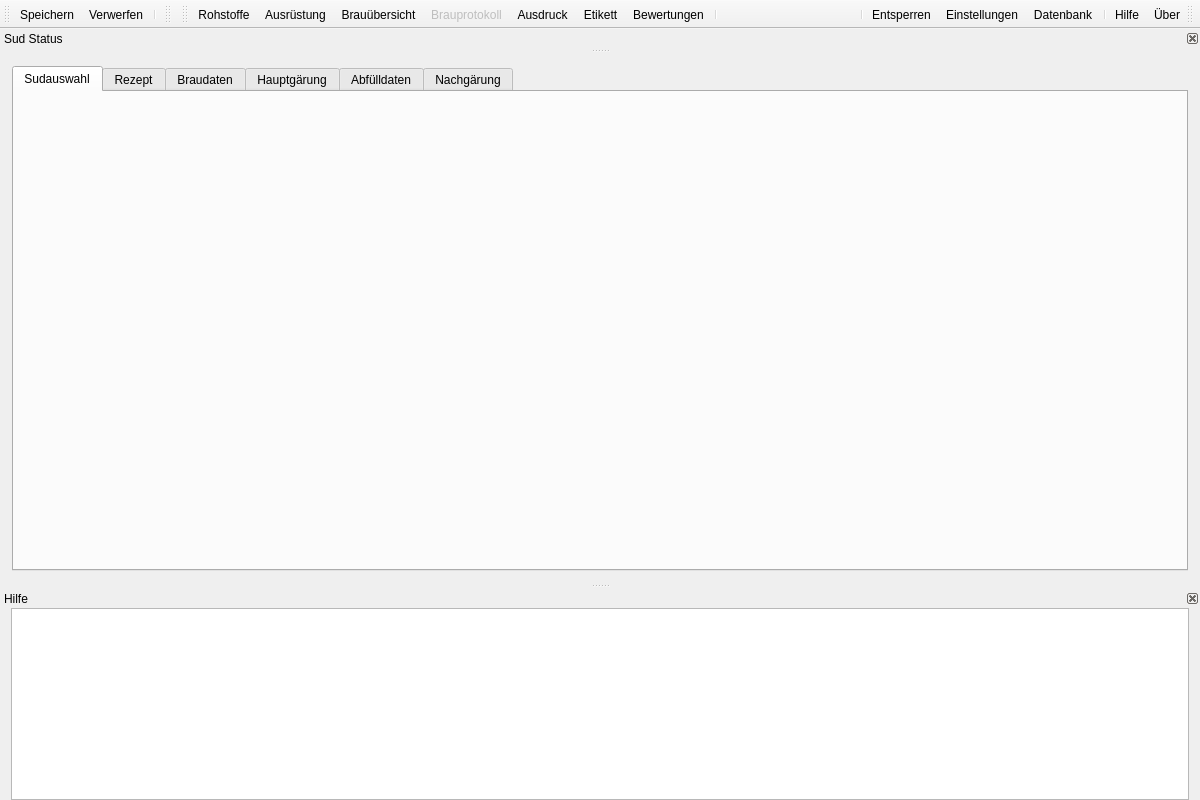
<?xml version="1.0" encoding="UTF-8"?>
<ui version="4.0">
 <class>MainWindow</class>
 <widget class="QMainWindow" name="MainWindow">
  <property name="geometry">
   <rect>
    <x>0</x>
    <y>0</y>
    <width>1200</width>
    <height>800</height>
   </rect>
  </property>
  <widget class="QWidget" name="centralWidget">
   <layout class="QVBoxLayout" name="verticalLayout_2">
    <property name="leftMargin">
     <number>12</number>
    </property>
    <property name="topMargin">
     <number>12</number>
    </property>
    <property name="rightMargin">
     <number>12</number>
    </property>
    <property name="bottomMargin">
     <number>12</number>
    </property>
    <item>
     <widget class="QTabWidget" name="tabMain">
      <property name="contextMenuPolicy">
       <enum>Qt::ContextMenuPolicy::ActionsContextMenu</enum>
      </property>
      <property name="currentIndex">
       <number>0</number>
      </property>
      <widget class="TabSudAuswahl" name="tabSudAuswahl">
       <attribute name="icon">
        <iconset theme="sudauswahl"/>
       </attribute>
       <attribute name="title">
        <string>Sudauswahl</string>
       </attribute>
      </widget>
      <widget class="TabRezept" name="tabRezept">
       <attribute name="icon">
        <iconset theme="rezept"/>
       </attribute>
       <attribute name="title">
        <string>Rezept</string>
       </attribute>
      </widget>
      <widget class="TabBraudaten" name="tabBraudaten">
       <attribute name="icon">
        <iconset theme="braudaten"/>
       </attribute>
       <attribute name="title">
        <string>Braudaten</string>
       </attribute>
      </widget>
      <widget class="TabGaerverlauf1" name="tabHauptgaerung">
       <attribute name="icon">
        <iconset theme="gaerung_i"/>
       </attribute>
       <attribute name="title">
        <string>Hauptgärung</string>
       </attribute>
      </widget>
      <widget class="TabAbfuellen" name="tabAbfuelldaten">
       <attribute name="icon">
        <iconset theme="abfuelldaten"/>
       </attribute>
       <attribute name="title">
        <string>Abfülldaten</string>
       </attribute>
      </widget>
      <widget class="TabGaerverlauf2" name="tabNachgaerung">
       <attribute name="icon">
        <iconset theme="gaerung_ii"/>
       </attribute>
       <attribute name="title">
        <string>Nachgärung</string>
       </attribute>
      </widget>
     </widget>
    </item>
   </layout>
  </widget>
  <widget class="QMenuBar" name="menuBar">
   <property name="geometry">
    <rect>
     <x>0</x>
     <y>0</y>
     <width>1200</width>
     <height>18</height>
    </rect>
   </property>
  </widget>
  <widget class="QToolBar" name="toolBarSave">
   <property name="windowTitle">
    <string>Speichern</string>
   </property>
   <property name="iconSize">
    <size>
     <width>16</width>
     <height>16</height>
    </size>
   </property>
   <property name="toolButtonStyle">
    <enum>Qt::ToolButtonStyle::ToolButtonTextUnderIcon</enum>
   </property>
   <attribute name="toolBarArea">
    <enum>TopToolBarArea</enum>
   </attribute>
   <attribute name="toolBarBreak">
    <bool>false</bool>
   </attribute>
   <addaction name="actionSpeichern"/>
   <addaction name="actionVerwerfen"/>
   <addaction name="separator"/>
  </widget>
  <widget class="QToolBar" name="toolBarSudauswahl">
   <property name="windowTitle">
    <string>Sudauswahl</string>
   </property>
   <property name="iconSize">
    <size>
     <width>16</width>
     <height>16</height>
    </size>
   </property>
   <property name="toolButtonStyle">
    <enum>Qt::ToolButtonStyle::ToolButtonTextUnderIcon</enum>
   </property>
   <attribute name="toolBarArea">
    <enum>TopToolBarArea</enum>
   </attribute>
   <attribute name="toolBarBreak">
    <bool>false</bool>
   </attribute>
  </widget>
  <widget class="QToolBar" name="toolBar">
   <property name="windowTitle">
    <string>Dialoge</string>
   </property>
   <property name="iconSize">
    <size>
     <width>16</width>
     <height>16</height>
    </size>
   </property>
   <property name="toolButtonStyle">
    <enum>Qt::ToolButtonStyle::ToolButtonTextUnderIcon</enum>
   </property>
   <attribute name="toolBarArea">
    <enum>TopToolBarArea</enum>
   </attribute>
   <attribute name="toolBarBreak">
    <bool>false</bool>
   </attribute>
   <addaction name="actionRohstoffe"/>
   <addaction name="actionAusruestung"/>
   <addaction name="actionBrauUebersicht"/>
   <addaction name="actionBrauprotokoll"/>
   <addaction name="actionPrintout"/>
   <addaction name="actionEtikett"/>
   <addaction name="actionBewertungen"/>
   <addaction name="separator"/>
  </widget>
  <widget class="QToolBar" name="toolBarLeft">
   <property name="windowTitle">
    <string>Erweiterte Toolbar</string>
   </property>
   <property name="layoutDirection">
    <enum>Qt::LayoutDirection::RightToLeft</enum>
   </property>
   <property name="iconSize">
    <size>
     <width>16</width>
     <height>16</height>
    </size>
   </property>
   <property name="toolButtonStyle">
    <enum>Qt::ToolButtonStyle::ToolButtonTextUnderIcon</enum>
   </property>
   <attribute name="toolBarArea">
    <enum>TopToolBarArea</enum>
   </attribute>
   <attribute name="toolBarBreak">
    <bool>false</bool>
   </attribute>
   <addaction name="actionUeber"/>
   <addaction name="actionHilfe"/>
   <addaction name="separator"/>
   <addaction name="actionDatenbank"/>
   <addaction name="actionSettings"/>
   <addaction name="actionEingabefelderEntsperren"/>
   <addaction name="separator"/>
  </widget>
  <widget class="QDockWidget" name="dockWidgetSudStatus">
   <property name="features">
    <set>QDockWidget::DockWidgetFeature::DockWidgetClosable|QDockWidget::DockWidgetFeature::DockWidgetMovable</set>
   </property>
   <property name="windowTitle">
    <string>Sud Status</string>
   </property>
   <property name="dockLocation">
    <enum>Qt::DockWidgetArea::TopDockWidgetArea</enum>
   </property>
   <attribute name="dockWidgetArea">
    <number>4</number>
   </attribute>
   <widget class="QWidget" name="dockWidgetSudStatusContents">
    <layout class="QVBoxLayout" name="verticalLayout">
     <property name="topMargin">
      <number>0</number>
     </property>
     <property name="bottomMargin">
      <number>0</number>
     </property>
     <item>
      <widget class="WdgSudStatus" name="wdgSudStatus" native="true"/>
     </item>
    </layout>
   </widget>
  </widget>
  <widget class="QDockWidget" name="dockWidgetHelp">
   <property name="minimumSize">
    <size>
     <width>78</width>
     <height>110</height>
    </size>
   </property>
   <property name="features">
    <set>QDockWidget::DockWidgetFeature::DockWidgetClosable|QDockWidget::DockWidgetFeature::DockWidgetMovable</set>
   </property>
   <property name="windowTitle">
    <string>Hilfe</string>
   </property>
   <property name="dockLocation">
    <enum>Qt::DockWidgetArea::BottomDockWidgetArea</enum>
   </property>
   <attribute name="dockWidgetArea">
    <number>8</number>
   </attribute>
   <widget class="QWidget" name="dockWidgetHelpContents">
    <layout class="QVBoxLayout" name="verticalLayout_2">
     <property name="topMargin">
      <number>0</number>
     </property>
     <property name="bottomMargin">
      <number>0</number>
     </property>
     <item>
      <widget class="QTextBrowser" name="tbHelp">
       <property name="font">
        <font>
         <italic>true</italic>
        </font>
       </property>
       <property name="openExternalLinks">
        <bool>true</bool>
       </property>
      </widget>
     </item>
    </layout>
   </widget>
  </widget>
  <action name="actionSpeichern">
   <property name="icon">
    <iconset theme="save"/>
   </property>
   <property name="text">
    <string>Speichern</string>
   </property>
   <property name="shortcut">
    <string>Ctrl+S</string>
   </property>
  </action>
  <action name="actionVerwerfen">
   <property name="icon">
    <iconset theme="discard"/>
   </property>
   <property name="text">
    <string>Verwerfen</string>
   </property>
   <property name="toolTip">
    <string>Alle Änderungen verwerfen</string>
   </property>
  </action>
  <action name="actionUeber">
   <property name="checkable">
    <bool>true</bool>
   </property>
   <property name="icon">
    <iconset theme="about"/>
   </property>
   <property name="text">
    <string>Über</string>
   </property>
   <property name="menuRole">
    <enum>QAction::MenuRole::AboutRole</enum>
   </property>
  </action>
  <action name="actionEingabefelderEntsperren">
   <property name="checkable">
    <bool>true</bool>
   </property>
   <property name="icon">
    <iconset theme="unlock"/>
   </property>
   <property name="text">
    <string>Entsperren</string>
   </property>
   <property name="toolTip">
    <string>Alle Eingabefelder entsperren</string>
   </property>
  </action>
  <action name="actionHilfe">
   <property name="checkable">
    <bool>true</bool>
   </property>
   <property name="icon">
    <iconset theme="help"/>
   </property>
   <property name="text">
    <string>Hilfe</string>
   </property>
   <property name="shortcut">
    <string>F1</string>
   </property>
  </action>
  <action name="actionRohstoffe">
   <property name="checkable">
    <bool>true</bool>
   </property>
   <property name="checked">
    <bool>false</bool>
   </property>
   <property name="icon">
    <iconset theme="rohstoffe"/>
   </property>
   <property name="text">
    <string>Rohstoffe</string>
   </property>
   <property name="visible">
    <bool>true</bool>
   </property>
  </action>
  <action name="actionBrauUebersicht">
   <property name="checkable">
    <bool>true</bool>
   </property>
   <property name="enabled">
    <bool>true</bool>
   </property>
   <property name="icon">
    <iconset theme="brauuebersicht"/>
   </property>
   <property name="text">
    <string>Brauübersicht</string>
   </property>
   <property name="visible">
    <bool>true</bool>
   </property>
  </action>
  <action name="actionBrauprotokoll">
   <property name="checkable">
    <bool>true</bool>
   </property>
   <property name="enabled">
    <bool>false</bool>
   </property>
   <property name="icon">
    <iconset theme="braudaten"/>
   </property>
   <property name="text">
    <string>Brauprotokoll</string>
   </property>
   <property name="toolTip">
    <string>Brauprotokoll: Messwerte je Brauschritt (Soll, Ist, Abweichung) für den geladenen Sud erfassen</string>
   </property>
  </action>
  <action name="actionAusruestung">
   <property name="checkable">
    <bool>true</bool>
   </property>
   <property name="icon">
    <iconset theme="ausruestung"/>
   </property>
   <property name="text">
    <string>Ausrüstung</string>
   </property>
  </action>
  <action name="actionDatenbank">
   <property name="checkable">
    <bool>true</bool>
   </property>
   <property name="icon">
    <iconset theme="database"/>
   </property>
   <property name="text">
    <string>Datenbank</string>
   </property>
  </action>
  <action name="actionPrintout">
   <property name="checkable">
    <bool>true</bool>
   </property>
   <property name="icon">
    <iconset theme="ausdruck"/>
   </property>
   <property name="text">
    <string>Ausdruck</string>
   </property>
  </action>
  <action name="actionEtikett">
   <property name="checkable">
    <bool>true</bool>
   </property>
   <property name="icon">
    <iconset theme="etikett"/>
   </property>
   <property name="text">
    <string>Etikett</string>
   </property>
  </action>
  <action name="actionBewertungen">
   <property name="checkable">
    <bool>true</bool>
   </property>
   <property name="icon">
    <iconset theme="bewertung"/>
   </property>
   <property name="text">
    <string>Bewertungen</string>
   </property>
  </action>
  <action name="actionSettings">
   <property name="checkable">
    <bool>true</bool>
   </property>
   <property name="icon">
    <iconset theme="settings"/>
   </property>
   <property name="text">
    <string>Einstellungen</string>
   </property>
  </action>
  <action name="actionTabBarLabels">
   <property name="checkable">
    <bool>true</bool>
   </property>
   <property name="checked">
    <bool>true</bool>
   </property>
   <property name="text">
    <string>Überschriften</string>
   </property>
  </action>
  <action name="actionTabBarLocation">
   <property name="checkable">
    <bool>true</bool>
   </property>
   <property name="checked">
    <bool>true</bool>
   </property>
   <property name="text">
    <string>Oben / Rechts</string>
   </property>
   <property name="toolTip">
    <string>Oben / Rechts</string>
   </property>
  </action>
 </widget>
 <layoutdefault spacing="6" margin="11"/>
 <customwidgets>
  <customwidget>
   <class>TabSudAuswahl</class>
   <extends>QWidget</extends>
   <header>tabsudauswahl.h</header>
   <container>1</container>
  </customwidget>
  <customwidget>
   <class>TabRezept</class>
   <extends>QWidget</extends>
   <header>tabrezept.h</header>
   <container>1</container>
  </customwidget>
  <customwidget>
   <class>TabBraudaten</class>
   <extends>QWidget</extends>
   <header>tabbraudaten.h</header>
   <container>1</container>
  </customwidget>
  <customwidget>
   <class>TabGaerverlauf1</class>
   <extends>QWidget</extends>
   <header>tabgaerverlauf1.h</header>
   <container>1</container>
  </customwidget>
  <customwidget>
   <class>TabAbfuellen</class>
   <extends>QWidget</extends>
   <header>tababfuellen.h</header>
   <container>1</container>
  </customwidget>
  <customwidget>
   <class>TabGaerverlauf2</class>
   <extends>QWidget</extends>
   <header>tabgaerverlauf2.h</header>
   <container>1</container>
  </customwidget>
  <customwidget>
   <class>WdgSudStatus</class>
   <extends>QWidget</extends>
   <header>widgets/wdgsudstatus.h</header>
   <container>1</container>
  </customwidget>
 </customwidgets>
 <resources/>
 <connections/>
</ui>
